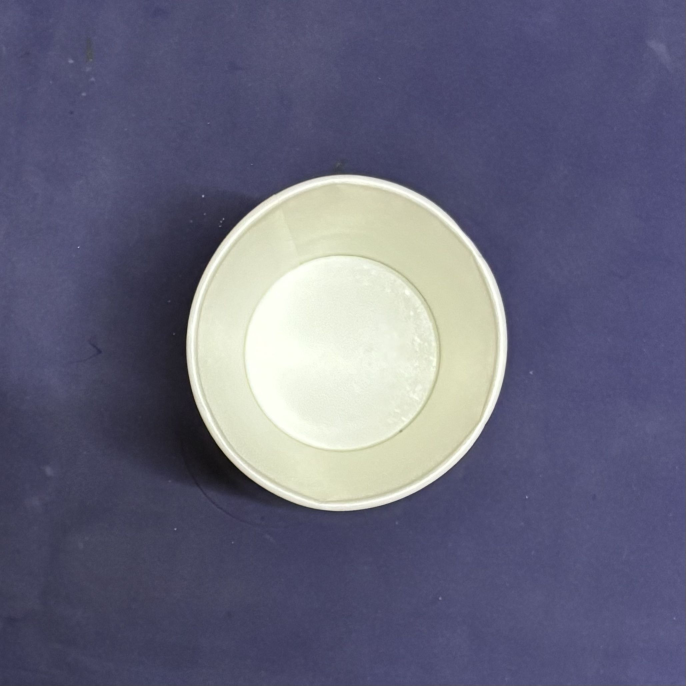
#> input picture dataset/defected/IMG_9183 Top Cup 1 (2).JPG, 2057 x 2057 px, found by its file name (shown at 1/3 size)
$ jupyter execute --allow-errors datacleaning.ipynb
#> lines starting #> are read from the running program, lines starting #| are printed output that depends on the picture; after the words box and inside, x2 and y2 are one past the last pixel; in counts of white or black regions, pixels touching at a corner belong together
[cell 1]
import cv2
import numpy as np
import os
import matplotlib.pyplot as plt

[cell 2]
def save_background_removed_dataset(input_dir, output_dir):
    os.makedirs(output_dir, exist_ok=True)

    for label_dir in ["defected", "non_defected"]:
        in_path = os.path.join(input_dir, label_dir)
        out_path = os.path.join(output_dir, label_dir)
        os.makedirs(out_path, exist_ok=True)

        for img_name in os.listdir(in_path):
            img_path = os.path.join(in_path, img_name)
            _, _, result = remove_background(img_path)

            # Save image (same filename)
            save_path = os.path.join(out_path, img_name)
            cv2.imwrite(save_path, result)

    print(f"Background-removed dataset saved at: {output_dir}")

def remove_background(img_path):
    img = cv2.imread(img_path)
#> img is the input picture: shape (2057, 2057, 3); mean B, G, R 124.3, 102.2, 102.1
    output = img.copy()
    gray = cv2.cvtColor(img, cv2.COLOR_BGR2GRAY)
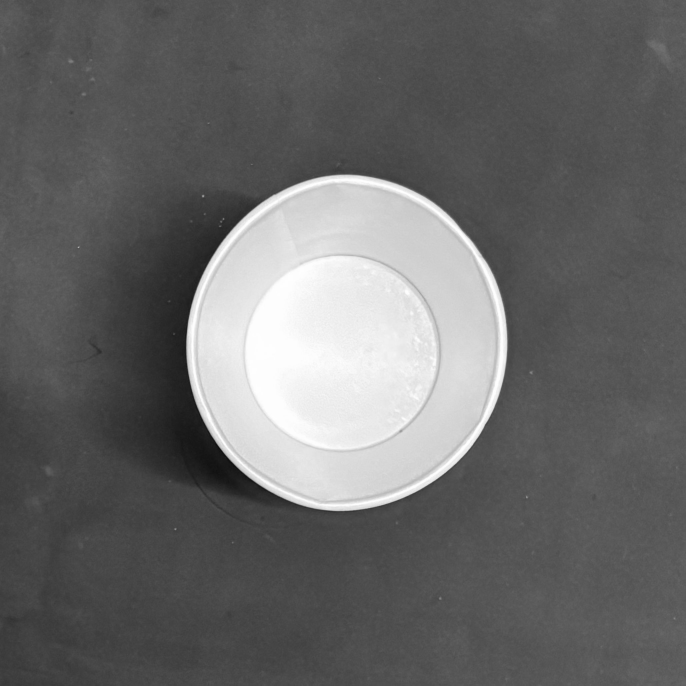
#> gray: shape (2057, 2057) (shown at 1/3 size); min 9, max 255, mean 104.7

    # Threshold: keep bright areas (cup), remove dark background
    _, mask = cv2.threshold(gray, 0, 255, cv2.THRESH_BINARY + cv2.THRESH_OTSU)
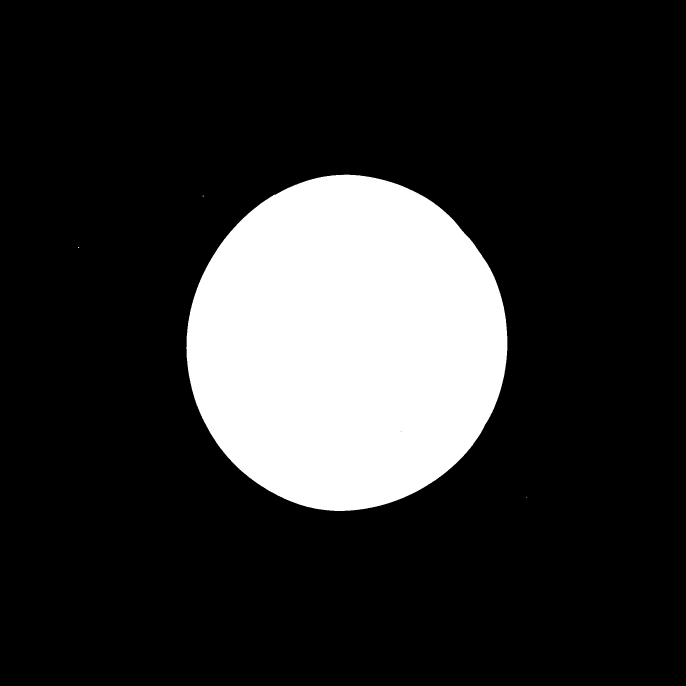
#> mask: shape (2057, 2057) (shown at 1/3 size); 17.8% white; 4 white regions (3 under 20 px), largest, box (x1, y1, x2, y2) and area: (559, 524, 1522, 1533) 755048

    # Morphological cleanup (remove noise, smooth edges)
    kernel = np.ones((5,5), np.uint8)
    mask = cv2.morphologyEx(mask, cv2.MORPH_OPEN, kernel)
#> mask: shape (2057, 2057); 17.8% white; 1 white region, box (x1, y1, x2, y2) and area: (559, 524, 1522, 1533) 755045
    mask = cv2.morphologyEx(mask, cv2.MORPH_CLOSE, kernel)
#> mask: shape (2057, 2057); 17.8% white; 1 white region, box (x1, y1, x2, y2) and area: (559, 524, 1522, 1533) 755047

    # Apply mask to original image
    result = cv2.bitwise_and(output, output, mask=mask)
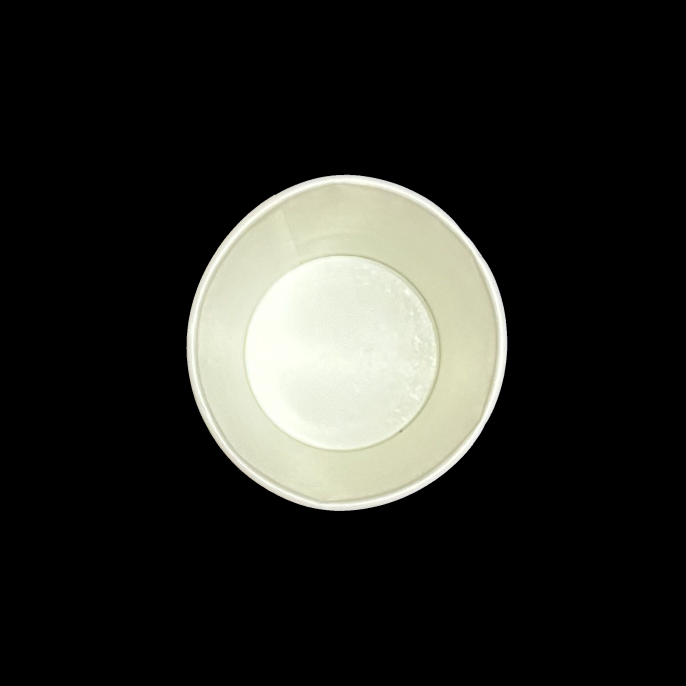
#> result: shape (2057, 2057, 3) (shown at 1/3 size); mean B, G, R 36.8, 40.9, 40.5
    return img, mask, result

# Pick a sample image
sample_img = "dataset/defected/IMG_9183 Top Cup 1 (2).jpg"  # change path to one of your images

original, mask, result = remove_background(sample_img)

# Convert to RGB for matplotlib
original_rgb = cv2.cvtColor(original, cv2.COLOR_BGR2RGB)
result_rgb = cv2.cvtColor(result, cv2.COLOR_BGR2RGB)

plt.figure(figsize=(15,5))

plt.subplot(1,3,1)
plt.imshow(original_rgb)
plt.title("Original Image")
plt.axis('off')

plt.subplot(1,3,2)
plt.imshow(mask, cmap="gray")
plt.title("Mask (Cup Extracted)")
plt.axis('off')

plt.subplot(1,3,3)
plt.imshow(result_rgb)
plt.title("Background Removed")
plt.axis('off')

plt.show()
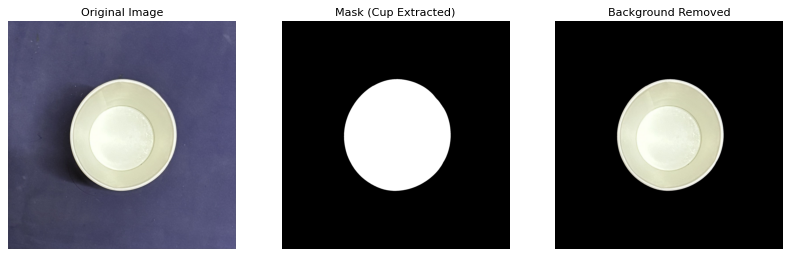
#> figure drawn by matplotlib, 3 panels

#> (a cell that did not finish here is left out)


Edge Detection

[cell 4]
import cv2
import numpy as np
import matplotlib.pyplot as plt

def detect_outer_contour(img_path, show=True):
    # Load background-removed image
#> called with show = True
    img = cv2.imread(img_path)
    gray = cv2.cvtColor(img, cv2.COLOR_BGR2GRAY)

    # Threshold to get binary image
    _, thresh = cv2.threshold(gray, 1, 255, cv2.THRESH_BINARY)
#> thresh: shape (2057, 2057); every value is 255

    # Find contours
    contours, _ = cv2.findContours(thresh, cv2.RETR_EXTERNAL, cv2.CHAIN_APPROX_SIMPLE)
#> contours = [[[0, 0], [0, 2056], [2056, 2056], [2056, 0]]]

    if contours:
        # Select the largest contour = cup outer edge
        outer_contour = max(contours, key=cv2.contourArea)
#> outer_contour = [[0, 0], [0, 2056], [2056, 2056], [2056, 0]]

        # Draw contour on a copy
        img_contour = img.copy()
        cv2.drawContours(img_contour, [outer_contour], -1, (0, 255, 0), 2)

        if show:
            plt.figure(figsize=(6,6))
            plt.imshow(cv2.cvtColor(img_contour, cv2.COLOR_BGR2RGB))
            plt.title("Detected Cup Circumference")
            plt.axis("off")
            plt.show()
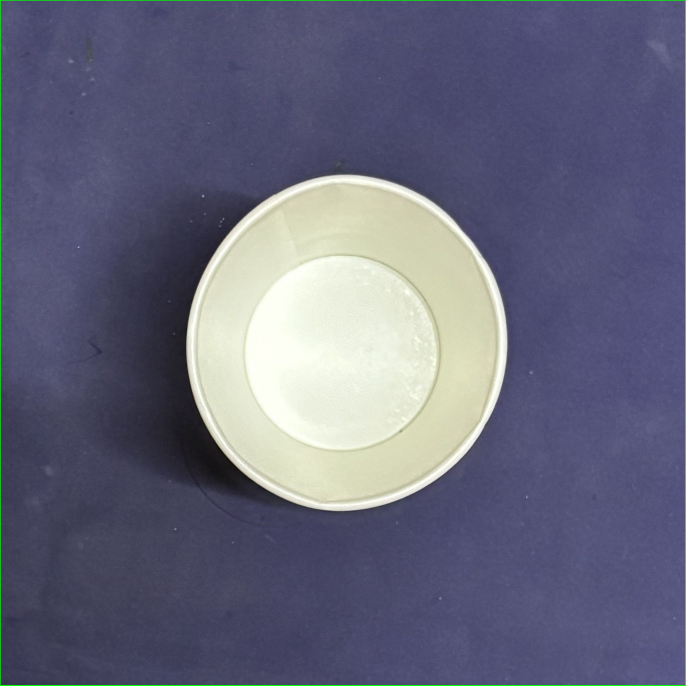
#> shown: shape (2057, 2057, 3) (shown at 1/3 size); mean R, G, B 101.8, 102.9, 123.9

        return outer_contour
    else:
        print("⚠️ No contour found")
        return None

[cell 5]
detect_outer_contour("dataset_cleaned/defected/IMG_9183 Top Cup 1 (2).jpg")

Cup circumference

Outer edges to images

[cell 6]
def save_outer_contour_dataset(input_dir, output_dir):
    os.makedirs(output_dir, exist_ok=True)

    # loop through defected/non_defected
    for label in ["defected", "non_defected"]:
        in_folder = os.path.join(input_dir, label)
        out_folder = os.path.join(output_dir, label)
        os.makedirs(out_folder, exist_ok=True)

        for fname in os.listdir(in_folder):
            img_path = os.path.join(in_folder, fname)
            img = cv2.imread(img_path)

            if img is None:
                continue

            gray = cv2.cvtColor(img, cv2.COLOR_BGR2GRAY)
            _, thresh = cv2.threshold(gray, 1, 255, cv2.THRESH_BINARY)

            contours, _ = cv2.findContours(thresh, cv2.RETR_EXTERNAL, cv2.CHAIN_APPROX_SIMPLE)

            if contours:
                # largest contour = cup circumference
                outer_contour = max(contours, key=cv2.contourArea)

                # blank canvas same size
                contour_img = np.zeros_like(img)

                # draw outer contour in white
                cv2.drawContours(contour_img, [outer_contour], -1, (255, 255, 255), 2)

                # save
                out_path = os.path.join(out_folder, fname)
                cv2.imwrite(out_path, contour_img)

    print(f"✅ Saved outer contour dataset to: {output_dir}")

[cell 7]
save_outer_contour_dataset("dataset_cleaned", "dataset_outer_contour")

using couter data-->radius

[cell 8]
import cv2
import numpy as np
import pandas as pd
from pathlib import Path
import math

# ------------------- CONFIG -------------------
BASE_DIR = Path(r"D:\manu project\new\dataset_outer_contour")  # <— your root folder
SUBFOLDERS = {
    "defected": 0,       # label mapping
    "non_defected": 1,
}
ANGLE_STEP = 10          # degrees
# Output folder directly in "D:\manu project\new"
OUT_DIR = Path(r"D:\manu project\new")
OUT_IMG_DIR = OUT_DIR / "annotated"
OUT_CSV = OUT_DIR / "radii_all_images.csv"
IMG_EXTS = {".png", ".jpg", ".jpeg", ".bmp", ".tif", ".tiff"}
USE_HOUGH = False        # set True if your shapes are perfect circles
# ------------------------------------------------

def largest_external_contour(bin_img):
    cnts, _ = cv2.findContours(bin_img, cv2.RETR_EXTERNAL, cv2.CHAIN_APPROX_NONE)
    if not cnts:
        raise ValueError("No contour found.")
    return max(cnts, key=cv2.contourArea)

def estimate_center_and_radius(cnt):
    (cx, cy), r = cv2.minEnclosingCircle(cnt)
    return (float(cx), float(cy)), float(r)

def ray_hit_point(edge_img, center, theta_deg, max_step=None):
    """Cast a ray from center at theta_deg (degrees) until it hits a white pixel."""
    h, w = edge_img.shape[:2]
    cx, cy = center
    theta = math.radians(theta_deg)
    cos_t, sin_t = math.cos(theta), math.sin(theta)

    if max_step is None:
        max_step = int(2 * math.hypot(w, h))

    for r in range(1, max_step):
        x = int(round(cx + r * cos_t))
        y = int(round(cy + r * sin_t))
        if x < 0 or y < 0 or x >= w or y >= h:
            # went out of bounds without a hit
            return None, float("nan")
        if edge_img[y, x] > 0:  # hit the ring
            return (x, y), float(r)
    return None, float("nan")

def process_image(img_path, angle_step=10, use_hough=False):
#> called with angle_step = 10, use_hough = False
    img = cv2.imread(str(img_path), cv2.IMREAD_COLOR)
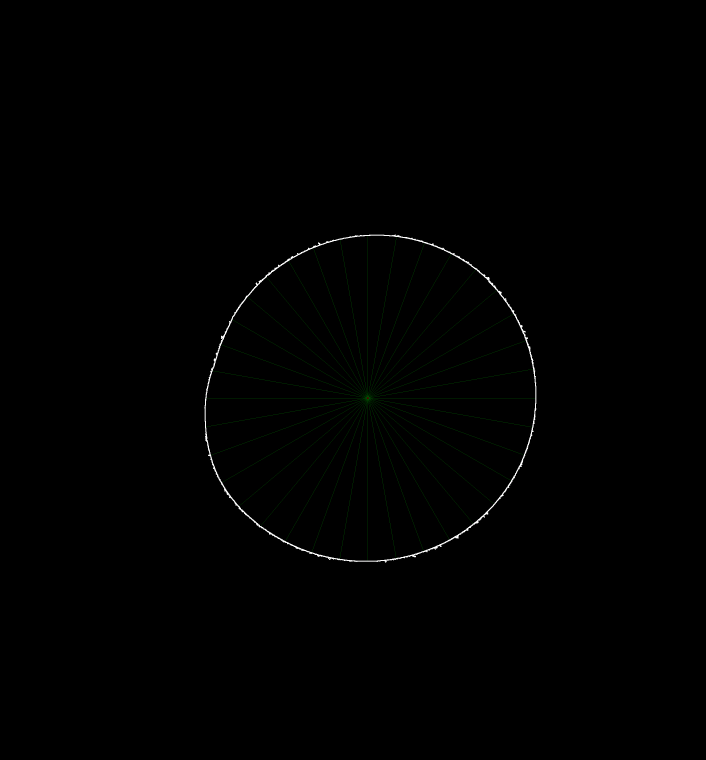
#> input picture annotated/defected/IMG_9186 Top Cup 2 (2).png, 2117 x 2279 px (shown at 1/3 size)
#> img is the input picture: shape (2279, 2117, 3); mean B, G, R 0.7, 0.9, 0.7
    if img is None:
        raise FileNotFoundError(f"Could not read: {img_path}")
    gray = cv2.cvtColor(img, cv2.COLOR_BGR2GRAY)
#> gray: shape (2279, 2117)

    # threshold to extract the ring
    _, bin_img = cv2.threshold(gray, 0, 255, cv2.THRESH_BINARY + cv2.THRESH_OTSU)
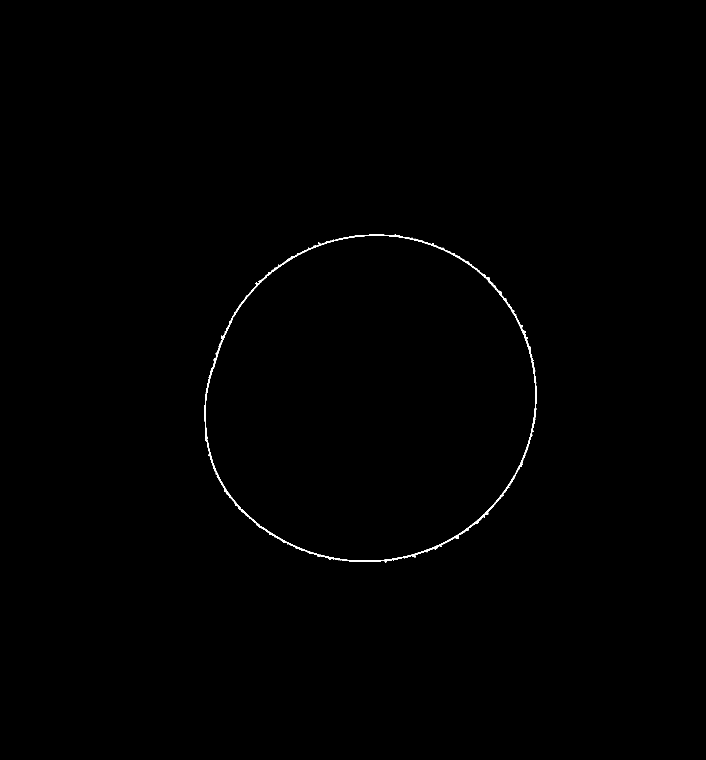
#> bin_img: shape (2279, 2117) (shown at 1/3 size); 0.27% white; 1 white region, box (x1, y1, x2, y2) and area: (613, 703, 1609, 1688) 13193
    bin_thick = cv2.dilate(bin_img, np.ones((3,3), np.uint8), iterations=1)
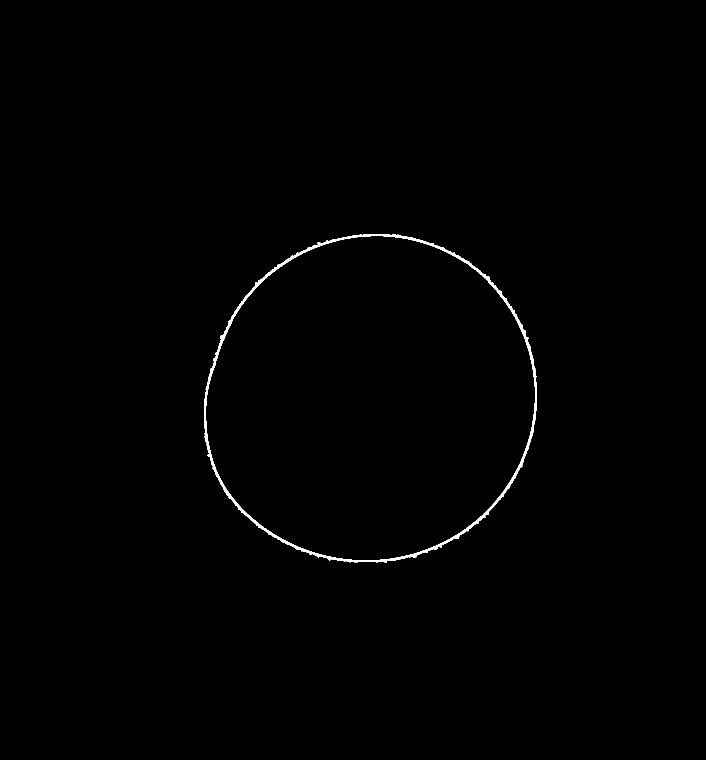
#> bin_thick: shape (2279, 2117) (shown at 1/3 size); 0.45% white; 1 white region

    # get center from largest contour
    cnt = largest_external_contour(bin_thick)
#> in largest_external_contour, `cnts, _ = cv2.findContours(bin_img, cv2.RETR_EXTERNAL, cv2.CHAIN_APPRO..`: cnts = 1 contour; box (x1, y1, x2, y2) and area: (612, 702, 1610, 1689) 774180
#> cnt = contour of 3140 points, box (x1, y1, x2, y2) (612, 702, 1610, 1689), area 774180
    (cx, cy), _ = estimate_center_and_radius(cnt)
#> in estimate_center_and_radius, `(cx, cy), r = cv2.minEnclosingCircle(cnt)`: cx = 1103.5; cy = 1193.9; r = 514.4
#> cx = 1103.5; cy = 1193.9

    if use_hough:
        blur = cv2.GaussianBlur(gray, (9, 9), 2)
        circles = cv2.HoughCircles(blur, cv2.HOUGH_GRADIENT, dp=1.2,
                                   minDist=min(gray.shape)//4,
                                   param1=100, param2=20,
                                   minRadius=0, maxRadius=0)
        if circles is not None:
            c = circles[0][0]
            cx, cy = float(c[0]), float(c[1])

    center = (cx, cy)
#> center = (1103.5, 1193.9)

    angles = list(range(0, 360, angle_step))
    radii = []
    overlay = img.copy()

    for ang in angles:
        hit, r = ray_hit_point(bin_thick, center, ang)
        radii.append(r)
        if hit is not None:
            cv2.line(overlay, (int(round(cx)), int(round(cy))), hit, (0, 255, 0), 1)
#> this loop made 36 passes
#> (hit, r) on passes 1 to 12: ((1605, 1194), 502), ((1595, 1281), 499), ((1570, 1364), 496), ((1532, 1441), 495), ((1481, 1511), 493), ((1419, 1570), 491), ((1347, 1617), 488), ((1270, 1652), 487), ((1188, 1673), 486), ((1103, 1681), 487), ((1019, 1675), 488), ((935, 1656), 492)
#> after the loop, radii = 36 values, max 504 at index 15, min 468 at index 20, mean 490.3

    # mark center
    cv2.circle(overlay, (int(round(cx)), int(round(cy))), 3, (0, 0, 255), -1)
    out_img = cv2.addWeighted(img, 0.7, overlay, 0.3, 0)

    return out_img, (cx, cy), angles, radii

def main():
    OUT_IMG_DIR.mkdir(parents=True, exist_ok=True)
    rows = []

    # Prepare CSV header: file, label, center_x, center_y, r_000, r_010, ...
    angle_cols = [f"r_{a:03d}" for a in range(0, 360, ANGLE_STEP)]

    for sub, label in SUBFOLDERS.items():
        subdir = BASE_DIR / sub
        if not subdir.exists():
            print(f"Warning: {subdir} not found, skipping.")
            continue

        for p in sorted(subdir.rglob("*")):
            if p.suffix.lower() not in IMG_EXTS:
                continue

            try:
                annotated, (cx, cy), angles, radii = process_image(p, ANGLE_STEP, USE_HOUGH)
#> cx = 1103.5; cy = 1193.9; angles = 36 values from 0 to 350
            except Exception as e:
                print(f"[ERROR] {p}: {e}")
                continue

            # Save annotated image, mirroring folder structure
            rel = p.relative_to(BASE_DIR)
            out_img_path = OUT_IMG_DIR / rel.with_suffix(".png")
            out_img_path.parent.mkdir(parents=True, exist_ok=True)
            cv2.imwrite(str(out_img_path), annotated)

            row = {
                "file": str(rel).replace("\\", "/"),
                "defect_status": label,   # 0 for defected, 1 for non_defected
                "center_x": cx,
                "center_y": cy,
            }
            row.update({col: r for col, r in zip(angle_cols, radii)})
            rows.append(row)
            print(f"Processed: {rel}  ->  center=({cx:.2f}, {cy:.2f}), saved {out_img_path}")

    # Write combined CSV
    df = pd.DataFrame(rows, columns=["file", "defect_status", "center_x", "center_y"] + angle_cols)
    OUT_DIR.mkdir(parents=True, exist_ok=True)
    df.to_csv(OUT_CSV, index=False)
    print(f"\nSaved CSV with {len(df)} rows to: {OUT_CSV}")

#> (the rest of this cell did not finish here and is left out)

Using radius data

[cell 9]
import pandas as pd

# Load your CSV
df = pd.read_csv("radii_all_images.csv")
#> (reads radii_all_images.csv from the repository)
